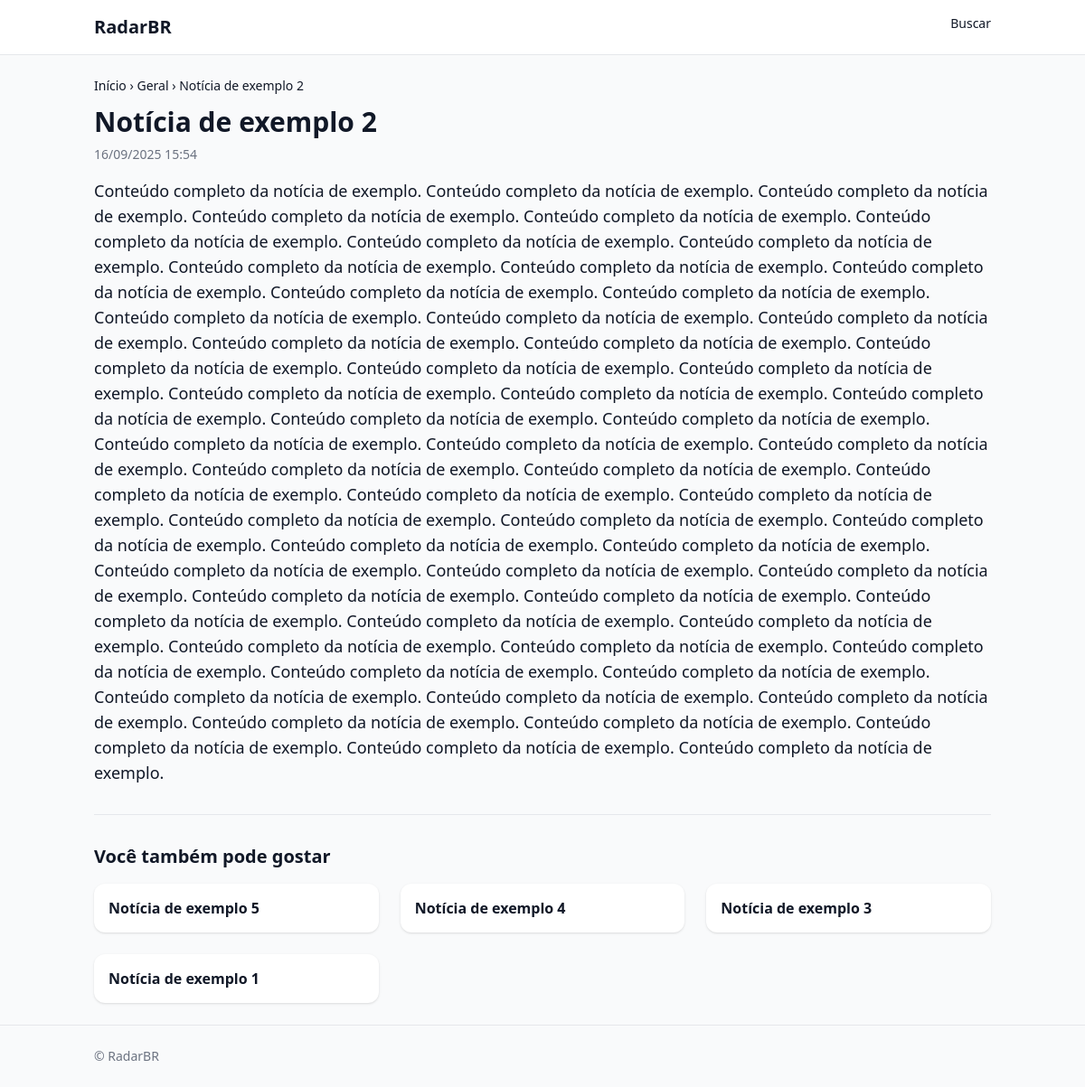
/post/noticia-de-exemplo-2/, run on the app's committed database.
### siteapp/models.py (models this page shows, shortened)
class Post(models.Model):
    title = models.CharField(max_length=180)
    slug = models.SlugField(max_length=200, unique=True, blank=True)
    category = models.ForeignKey(Category, on_delete=models.SET_NULL, null=True, blank=True, related_name="posts")
    excerpt = models.CharField(max_length=240, blank=True)
    content = models.TextField()
    cover = models.ImageField(upload_to="covers/", blank=True, null=True)
    cover_alt = models.CharField(max_length=180, blank=True)
    source_name = models.CharField("Fonte (nome)", max_length=120, blank=True)
    source_url = models.URLField("Fonte (URL)", blank=True)
    published_at = models.DateTimeField(auto_now_add=True)
    updated_at = models.DateTimeField(auto_now=True)
    is_published = models.BooleanField(default=True)
    class Meta:
        ordering = ["-published_at"]
        indexes = [
            models.Index(fields=["slug"]),
            models.Index(fields=["is_published","published_at"]),
        ]
    def get_absolute_url(self):
        return reverse("post_detail", args=[self.slug])

class Category(models.Model):
    name = models.CharField(max_length=80, unique=True)
    slug = models.SlugField(max_length=90, unique=True, blank=True)
    def get_absolute_url(self):
        return reverse("category_detail", args=[self.slug])
    def __str__(self): return self.name

### siteapp/views.py (the view)
# urls.py: path("post/<slug:slug>/", post_detail, name="post_detail"),
def post_detail(request, slug):
    post = get_object_or_404(Post, slug=slug, is_published=True)
    related = (Post.objects
               .filter(is_published=True, category=post.category)
               .exclude(id=post.id)[:6])
    return render(request, "post_detail.html", {"post": post, "related": related})

### siteapp/context_processors.py (called while the page is built)
def site_constants(request):
    return {
        "SITE_NAME": getattr(settings, "SITE_NAME", "RadarBR"),
        "GA4_ID": getattr(settings, "GA4_ID", ""),
        "SEARCH_CONSOLE_TOKEN": getattr(settings, "SEARCH_CONSOLE_TOKEN", ""),
    }

### templates/post_detail.html (shortened to what this page needs)
{% extends "base.html" %}
{% block content %}
<nav class="text-sm mb-3"><a href="/">Início</a>{% if post.category %} › <a href="{{ post.category.get_absolute_url }}">{{ post.category }}</a>{% endif %} › <span>{{ post.title }}</span></nav>
<article class="prose max-w-none">
  <h1 class="text-3xl font-bold mb-2">{{ post.title }}</h1>
  <p class="text-sm text-gray-500 mb-4">{{ post.published_at|date:"d/m/Y H:i" }}</p>
  <div class="text-lg whitespace-pre-line">{{ post.content }}</div>
</article>
{% if related %}
<hr class="my-8"><h2 class="text-xl font-semibold mb-4">Você também pode gostar</h2>
<div class="grid gap-6 sm:grid-cols-2 lg:grid-cols-3">
  {% for p in related %}
  <article class="bg-white rounded-xl shadow p-4">
    <a href="{{ p.get_absolute_url }}"><h3 class="font-semibold leading-snug">{{ p.title }}</h3></a>
  </article>
  {% endfor %}
</div>{% endif %}
{% endblock %}

### data on the page
Post: category "Geral", title "Notícia de exemplo 2", published_at "16/09/2025 15:54", content "Conteúdo completo da notícia de exemplo. Conteúdo completo da notícia de exemplo. Conteúdo completo da notícia de exemplo. Conteúdo completo da notícia de exemplo. Conteúdo completo da notícia de exemplo. Conteúdo completo da notícia de exemplo. Conteúdo completo da notícia de exemplo. Conteúdo completo da notícia de exemplo. Conteúdo completo da notícia de exemplo. Conteúdo completo da notícia de exemplo. Conteúdo completo da notícia de exemplo. Conteúdo completo da notícia de exemplo. Conteúdo completo da notícia de exemplo. Conteúdo completo da notícia de exemplo. Conteúdo completo da notícia de exemplo. Conteúdo completo da notícia de exemplo. Conteúdo completo da notícia de exemplo.…"
Post: title "Notícia de exemplo 5"
Post: title "Notícia de exemplo 4"
Post: title "Notícia de exemplo 3"
Post: title "Notícia de exemplo 1"

### other printed values
{{ SITE_NAME }} "RadarBR"
